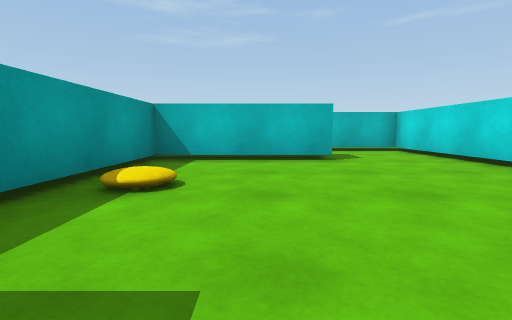
[1] (above)

14 first-person views from a walk through a scene from a Unity 3-D project. The camera is 0.58 m above the floor, tilts 6° down and sees 85° across. The floor is counted in squares, 1 m on a side. Each view is taken from the middle of a square. On the plan, view 1 faces up. The plan holds only what a view shows up to about 9 squares ahead; the rest is blank. The place goes on beyond the plan. The player is left out.

[2]
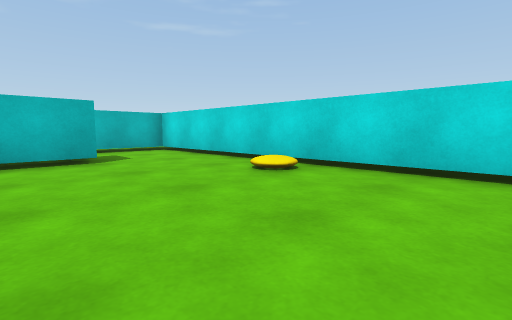

[3]
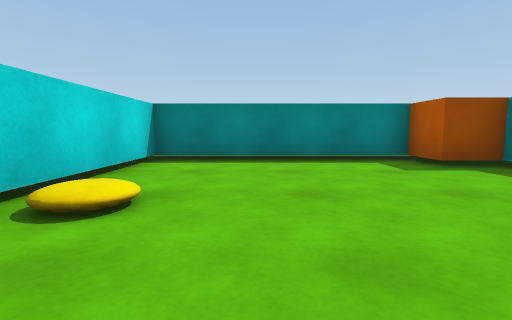

[4]
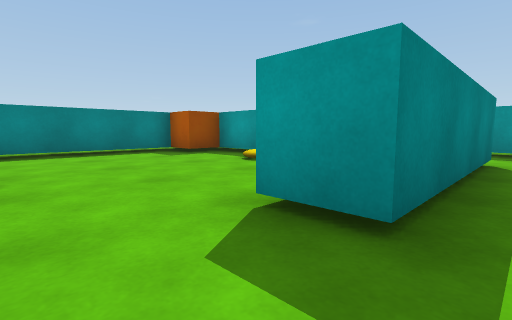

[5]
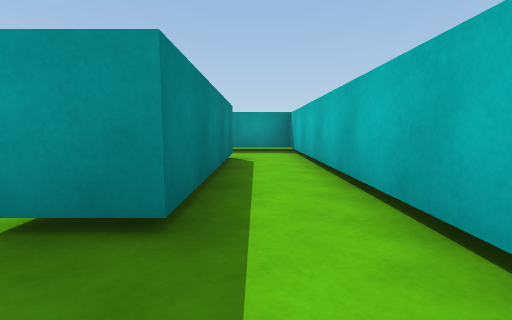

[6]
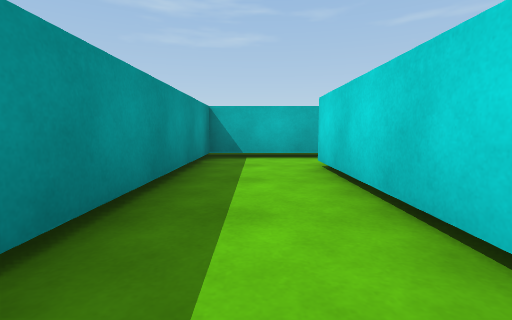

[7]
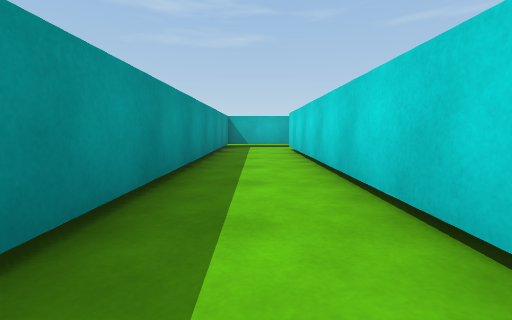

[8]
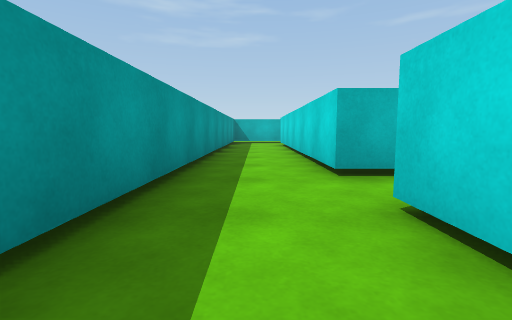

[9]
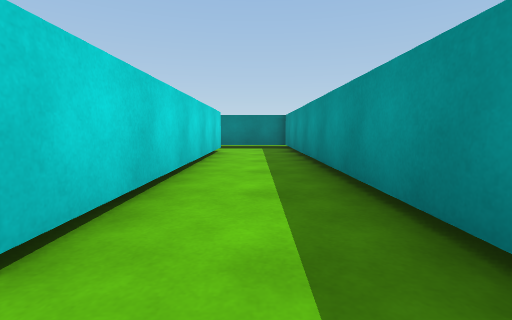

[10]
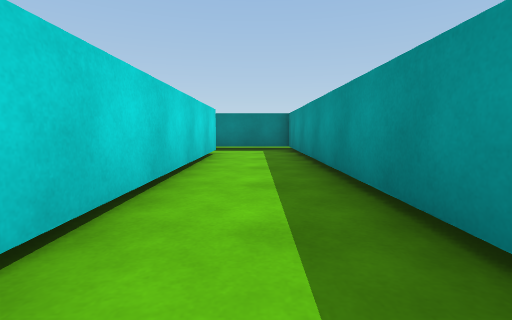

[11]
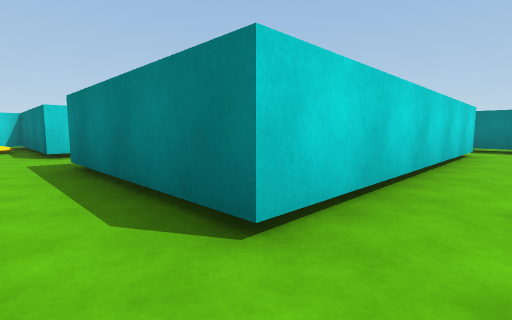

[12]
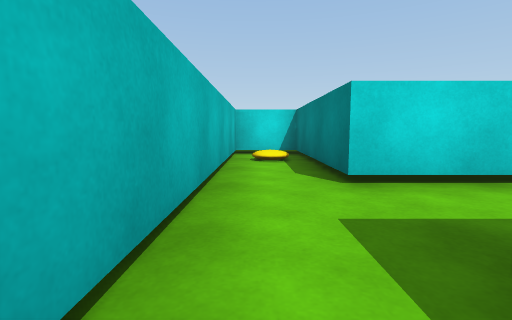

[13]
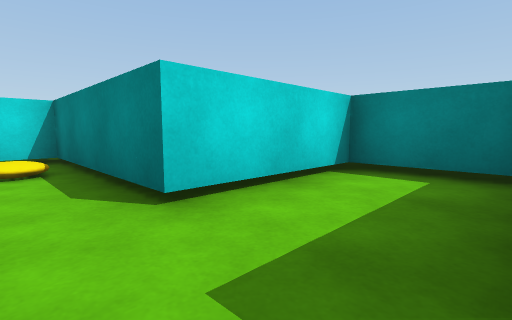

[14]
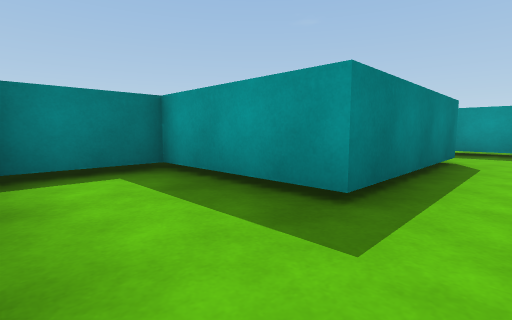

### Floor plan
Points are (right, up) in squares from view 1. A wall is a line through its corners. A room is listed if a view was taken in it or the views show most of it. See-through windows are left out.
Room 1 (views 1, 2, 3)
walls: (1.5, 6.5) (1.5, 5.5) (-2, 5.5) (-2, 0.5); (-1.1, -0.5) (4, -0.5) (4, 6.5)
ways out: opening at (2.5, 6) to room 2
objects: cube (-1, 0)
Room 2 (views 4, 5, 6)
walls: (-3, -1.5) (-3, 6.5) (1.5, 6.5); (4, 6.5) (4, 8) (-5, 8) (-5, -1.5)
ways out: opening at (2.5, 6) to room 1; opening at (-4, -1) to room 3
Room 3 (views 7, 8, 9, 10, 11)
walls: (-3, -10) (-3, -3); (-5, -1.5) (-5, -10.5)
ways out: opening at (-4, -1) to room 2; opening at (-3, -2) to room 4; opening at (-4, -11)
Room 4 (views 12, 13, 14)
walls: (-2.1, -1.5) (-3, -1.5); (-3, -3) (1, -3) (1, -6) (3, -6) (3, -3) (7, -3) (7, -1.5) (0.5, -1.5)
ways out: opening at (-3, -2) to room 3

Positions as (right, up) in squares from view 1, and headings:
1: (0, 0), facing up
2: (0, 0), facing up-right
3: (2, 5), facing down
4: (3, 7), facing down-left
5: (3, 7), facing left
6: (-4, 2), facing up
7: (-4, -2), facing up
8: (-4, -5), facing up
9: (-4, -2), facing down
10: (-4, -3), facing down
11: (-4, -2), facing down-right
12: (0, -2), facing right
13: (1, -2), facing down-right
14: (3, -2), facing down-left
